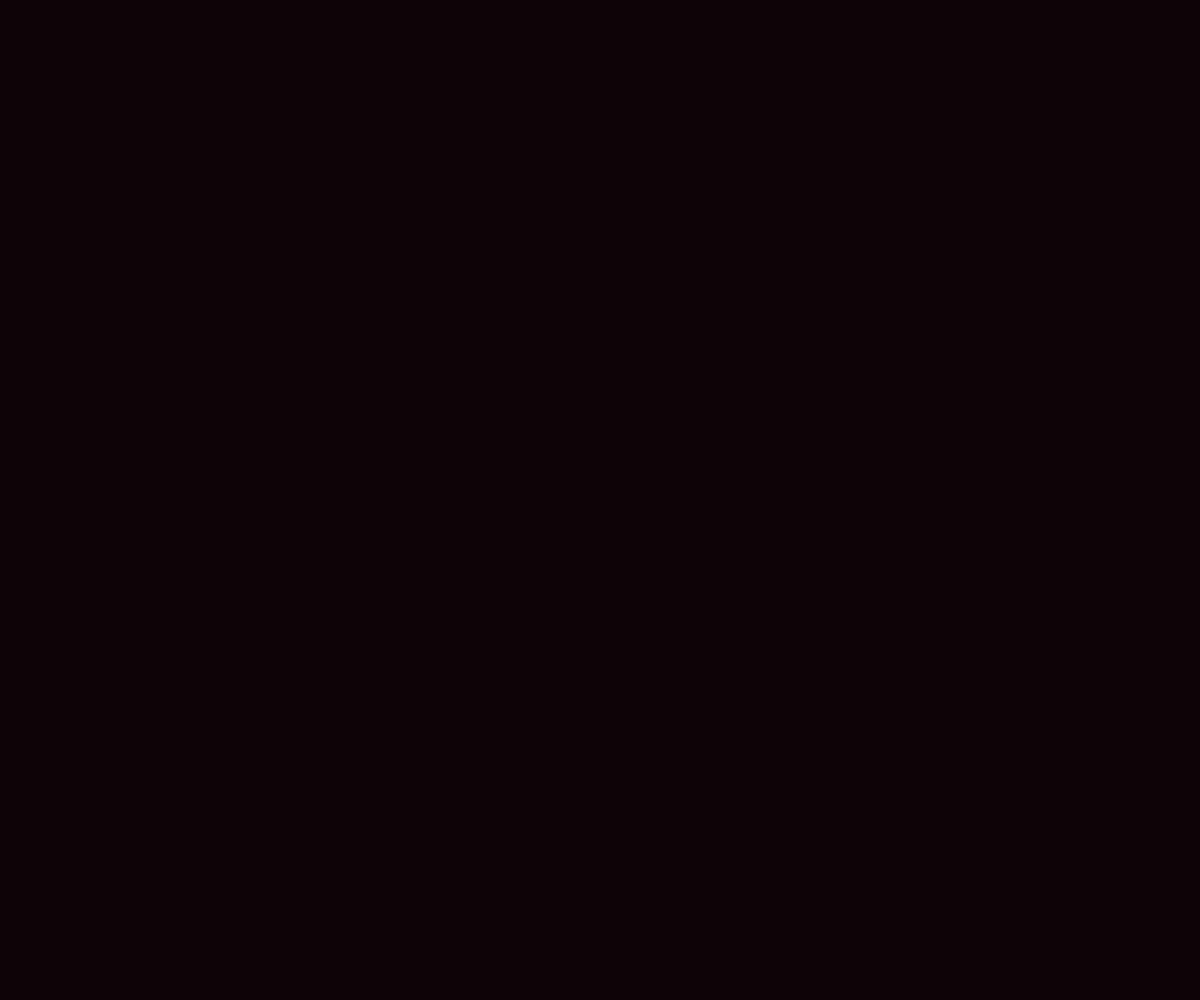
Frame 1 (no input)
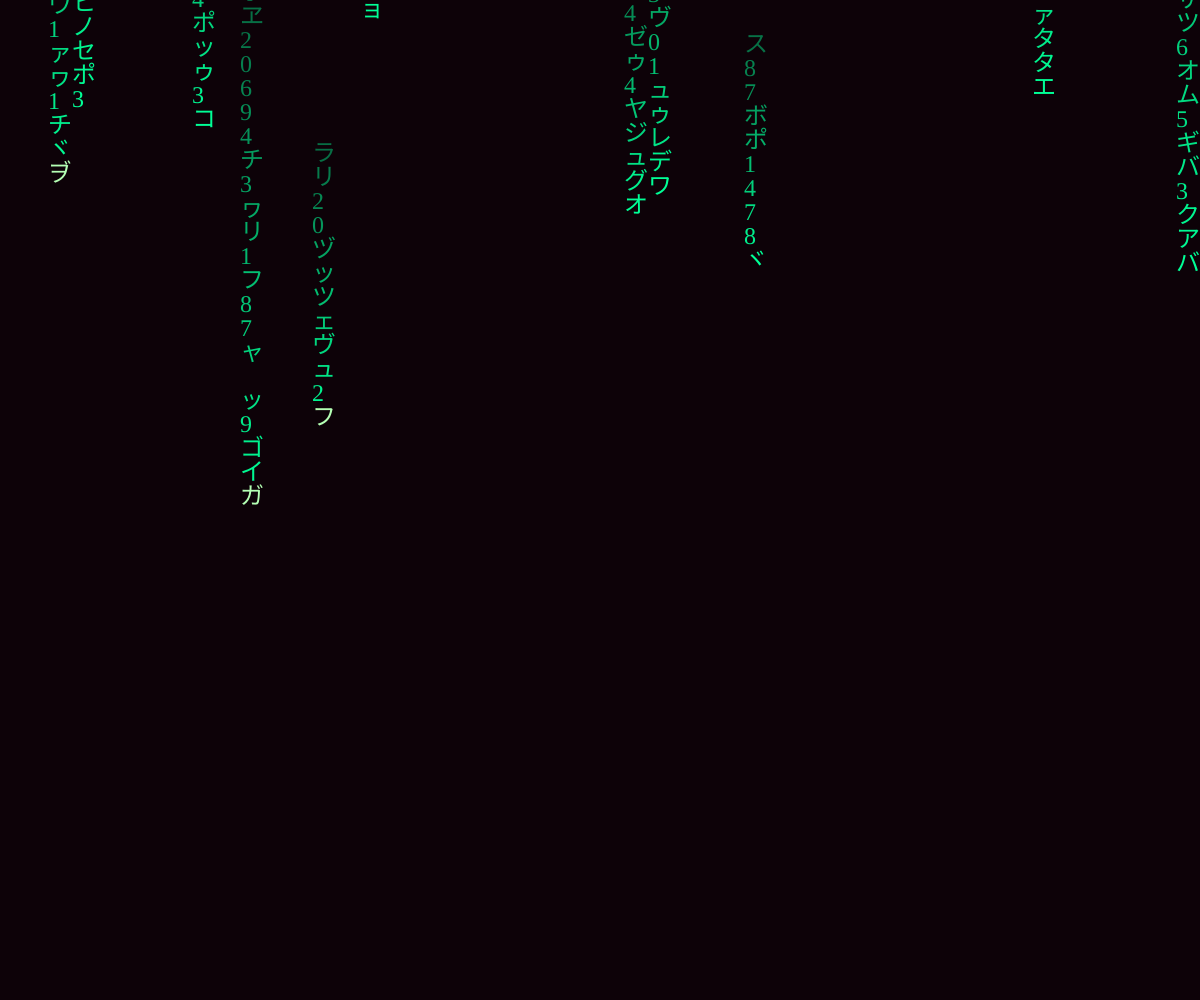
Frame 60 (no input)
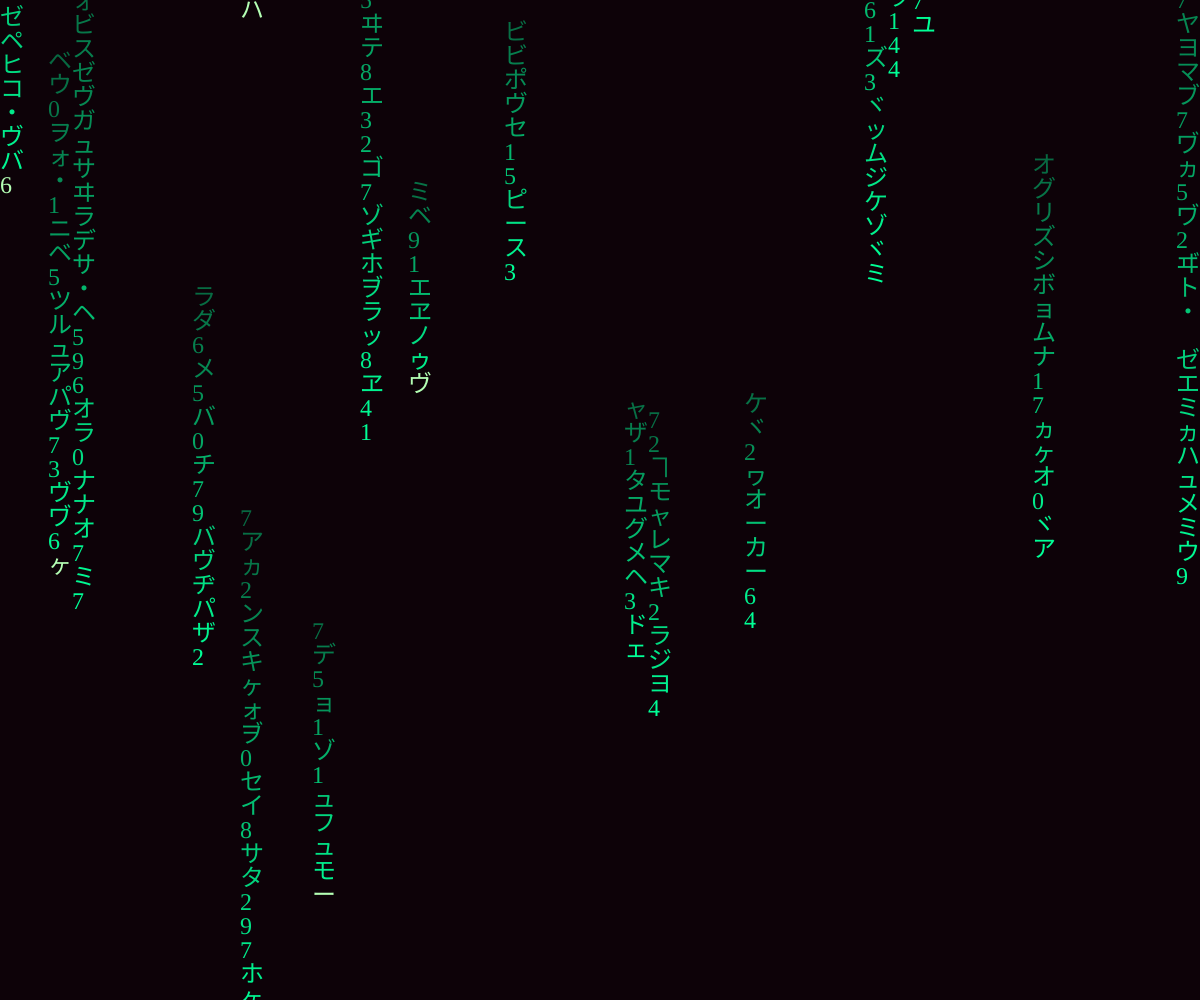
Frame 120 (the mouse pressed at the canvas centre since frame 60)

The p5.js sketch that drew these frames (run headless with seeded random() and noise() and a simulated clock; from frame 60 on, the mouse is pressed at the canvas centre):

// p5.js sketch
// ── sketch.js
//var symbol;
var symbolSize = 24;
var fadeInterval = 1.6 //for optimization!!!
var streams = []; // global variable to hold our stream

function setup() {
  createCanvas(window.innerWidth, window.innerHeight);
  background('#0D0208');
  var x = 0;
  var y = 0;
  for (let i = 0; i <= (width / symbolSize); i++) //width of screen/ pixel size of each character
  {
    var stream = new Stream() //creating a stream object
    stream.generateSymbols(x, random(-2000, 0));
    streams.push(stream); //array of streams
    x += symbolSize; // so it moves on to the next value of x 0->width of screen
  }
  textFont('Conslas');
  textSize(symbolSize); //set the value of text to 60px
}

function draw() {
  background('#0D0208') //To remove the trail so every time it renders again 60fps it has a black background 
  streams.forEach(stream => {
      stream.render();
    }

  )

}

//Initializing the Value + All the dirty work forya
function SymbolConstructor(x, y, speed, first, opacity) {
  this.x = x;
  this.y = y;
  this.value;
  this.speed = speed;
  this.opacity = opacity;
  this.switchInterval = round(random(2, 25));
  this.first = first; //for making the first symbol white!!!

  // Random Katakana unicode generator
  this.setToRandomSymbol = function () {
    //adding numbers in between the Katakanas
    var charType = round(random(0, 5));

    // This is for Katakana to change (right now its chaging instantly) after a certain time namely when switchInterval divides frameCounter
    //(predefined in p5.js)
    if (frameCount % this.switchInterval == 0) {
      if (charType > 1) {
        this.value = String.fromCharCode(
          0x30A0 + floor(random(0, 97))
        ); //to include the 96 element
      } else {
        //set it to numeric
        this.value = floor(random(0, 10));
      }
    }
  }

  this.rain = function () {
    this.y = (this.y > height) ? 0 : this.y + this.speed;
  }
} // end of SymbolConstructor()

//stream of Char Array also a constructor function!!! for Array other was for each Katakana
function Stream() {
  this.symbolArr = []
  this.totalSymbols = round(random(5, 30)); //having variable stream of Katakanas between 5-30
  this.speed = random(5, 9);

  this.generateSymbols = function (x, y) {
    opacity = 255; //full opacity
    var first = ((round(random(0, 4)) == 1) ? true : false);

    for (var i = 0; i < this.totalSymbols; i++) {
      symbol = new SymbolConstructor(x, y, this.speed, first, opacity);
      symbol.setToRandomSymbol(); //this obj has a function setToRandomSymbol which which is being executed!
      this.symbolArr.push(symbol);
      opacity = opacity - (255 / this.totalSymbols) / fadeInterval;
      y = y - symbolSize; // so the next stream is not render above this one!
      first = false; //treu for i =1 and then fakse for everything else!!
    }
  }
  this.render = function () {
    //looping through all of out symbols and call each of the elements iterating over the   Arr.forEach(()=>{})
    // + symbol is a placeholder Value for every index iteration in for each it could be xyz too!
    this.symbolArr.forEach(symbol => {
      if (symbol.first) {
        fill(180, 255, 180, symbol.opacity);
      } else {
        fill(0, 255, 150, symbol.opacity);
      }
      text(symbol.value, symbol.x, symbol.y);
      // function causing the motion you can also use this.rain since this refers to symbol only
      symbol.rain();
      // changing the symbol during the motion
      symbol.setToRandomSymbol();
    });

  }
}
